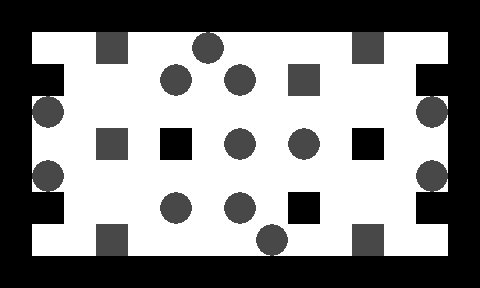

Tiled map render using the project's own tile images. Description and the whole map definition, tile-layer contents included, below:
An orthogonal 15x9 tile map with 32x32 px tiles, 2 tile layers (1, 2).

<map version="1.0" orientation="orthogonal" width="15" height="9" tilewidth="32" tileheight="32">
 <tileset firstgid="1" name="n_tiles1" tilewidth="32" tileheight="32">
  <image source="../../images/map/common/n_tiles1.png" width="128" height="64" />
 </tileset>
 <layer name="1" width="15" height="9">
  <data encoding="csv">
1,1,1,1,1,1,1,1,1,1,1,1,1,1,1,
1,1,1,1,1,1,1,1,1,1,1,1,1,1,1,
1,1,1,1,1,1,1,1,1,1,1,1,1,1,1,
1,1,1,1,1,1,1,1,1,1,1,1,1,1,1,
1,1,1,1,1,1,1,1,1,1,1,1,1,1,1,
1,1,1,1,1,1,1,1,1,1,1,1,1,1,1,
1,1,1,1,1,1,1,1,1,1,1,1,1,1,1,
1,1,1,1,1,1,1,1,1,1,1,1,1,1,1,
1,1,1,1,1,1,1,1,1,1,1,1,1,1,1
</data>
 </layer>
 <layer name="2" width="15" height="9">
  <data encoding="csv">
2,2,2,2,2,2,2,2,2,2,2,2,2,2,2,
2,0,0,4,0,0,3,0,0,0,0,4,0,0,2,
2,2,0,0,0,3,0,3,0,4,0,0,0,2,2,
2,3,0,0,0,0,0,0,0,0,0,0,0,3,2,
2,0,0,4,0,2,0,3,0,3,0,2,0,0,2,
2,3,0,0,0,0,0,0,0,0,0,0,0,3,2,
2,2,0,0,0,3,0,3,0,2,0,0,0,2,2,
2,0,0,4,0,0,0,0,3,0,0,4,0,0,2,
2,2,2,2,2,2,2,2,2,2,2,2,2,2,2
</data>
 </layer>
</map>
